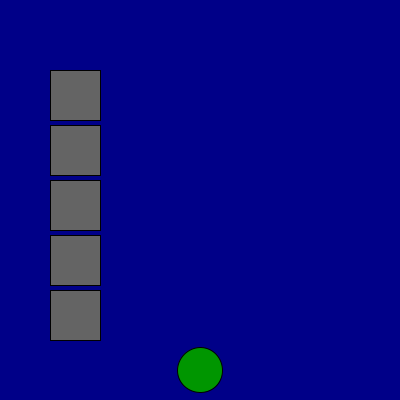
Frame 1 (no input)
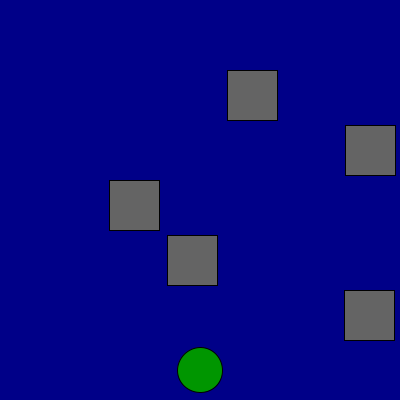
Frame 60 (the mouse pressed at the canvas centre just before this capture)
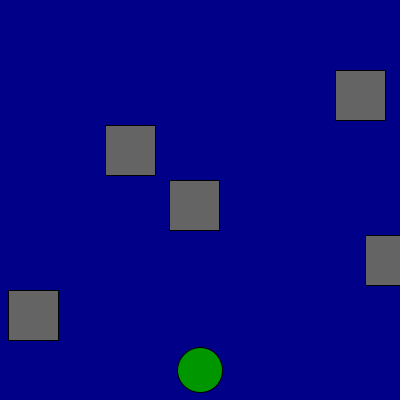
Frame 120 (the mouse held since frame 60 and released just before this capture)

The Processing sketch that drew these frames (run headless with seeded random() and noise(); from frame 60 on, the mouse is pressed at the canvas centre):

// Processing sketch: Frogger
// ── Frogger.pde
int Fx= 200;
int Fy= 370;
int jump = 55;
Car m3 = new Car(50,125,50,50,100,100,100,5);
Car mc2 = new Car(50,180,50,50,100,100,100,1);
Car mc = new Car(50,235,50,50,100,100,100,9);
Car mc1 = new Car(50,290,50,50,100,100,100,6);
Car mc4 = new Car(50,70,50,50,100,100,100,3);
void setup(){
size(400,400);
}

void draw(){
background(0,0,136);
fill(0,150,0);
ellipse(Fx,Fy,45,45);
inside();
victory();
mc.draw();
mc.move();
mc1.draw();
mc1.move();
mc2.draw();
mc2.move();
m3.draw();
m3.move();
mc4.draw();
mc4.move();
}
void keyPressed()
{
  if(key == CODED){
      if(keyCode == UP)
      {
      Fy = Fy - jump;
      }
      else if(keyCode == DOWN)
      {
      Fy = Fy + jump; 
      }
      else if(keyCode == RIGHT)
      {
      Fx = Fx + jump;
      }
      else if(keyCode == LEFT)
      {
       Fx = Fx - jump; 
      }
   }
}
private void victory(){
if(Fy < 0){
text("You Won", 10, 250); 
  textSize(90); 

}
}
private void inside()
{
if(Fx < 0){
Fx = 30;
}else if (Fx>400){
Fx = 370;
}else if (Fy >400){
Fy = 370;
}
}
class Car{
int x;
int y;
int w;
int h;
int r;
int g;
int b;
int speed;
Car(int x1, int y1, int w1, int h1, int r1, int g1, int b1, int speed1){
x = x1;
y = y1;
w = w1;
h = h1;
r = r1;
g = g1;
b = b1;
speed = speed1;
}
void draw(){
fill(r,g,b);
rect(x,y,w,h);
}
void move(){
if(x > 370){
speed = -speed;
}else if (x<1){
speed = -speed;
}x = x+speed;
}
}
